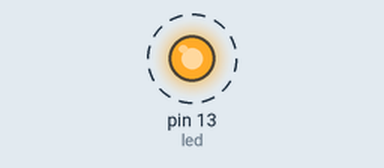
Recording of a sketch running on a simulated Arduino Uno, built with avr-gcc and run on an emulated ATmega328P. Parts: output pins drawn as LEDs (lit = HIGH). Dashed ring = blinking. What the sketch prints to the serial monitor is not drawn.

Above: at 0.5 s.
Timing chart, 0 to 4.6 s (numbered marks = the images above):
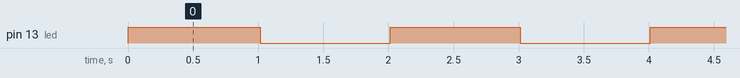

Measured:
- by itself, pin 13 (led): alternates HIGH for 1.0 s and LOW for 1.0 s

The sketch:

E02_blink_led_millis.ino
```cpp
long m;
int led = 13;

void setup() {
  Serial.begin(9600);
  pinMode(led, OUTPUT);
}

void loop() {
  m = millis();
  int nm = m / 1000;
  Serial.println(String(m) + " " + String(nm));

  if (nm % 2 == 0) {
    digitalWrite(led, HIGH);
  } else {
    digitalWrite(led, LOW);
  }
}
//prender y apagar un led pero sin delay osea con millis
```
